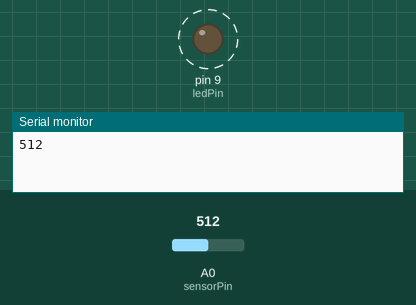
Recording of a sketch running on a simulated Arduino Uno, built with avr-gcc and run on an emulated ATmega328P. On the bench: output pins drawn as LEDs (lit = HIGH), the last lines printed to the serial monitor. Dashed ring = blinking. The test bench sets the inputs (shaded band); at power-on: A0 (sensorPin) = 512.

Above: at 2.3 s.
2.4 s: A0 (sensorPin) set to 122
At 3.85 s:
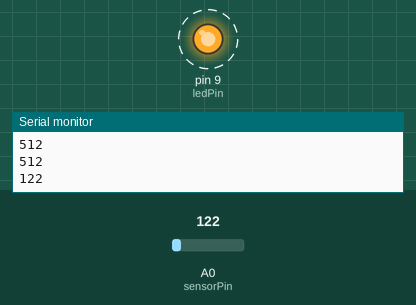
5.9 s: A0 (sensorPin) set to 0
At 6.9 s:
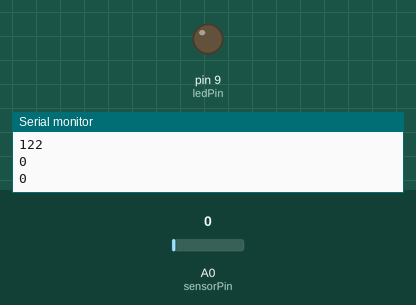
Timing chart, 0 to 8.9 s (numbered marks = the images above; inputs shaded):
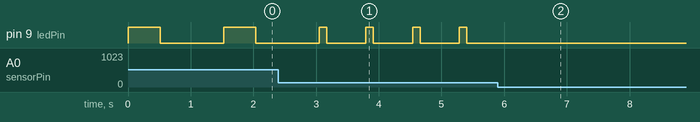

Measured:
- after the input at 2.4 s, pin 9 (ledPin): alternates HIGH for 0.12 s and LOW for 0.62 s, starting after 0.77 s
- after the input at 5.9 s, pin 9 (ledPin): stops changing and stays LOW
- by itself, pin 9 (ledPin): alternates HIGH for 0.51 s and LOW for 1.0 s

The sketch:

cambienanhsang.ino
```cpp
/*
  Analog Input Photoresistor
*/

int sensorPin = A0;    // select the input pin for the potentiometer
int ledPin = 9;      // select the pin for the LED
int sensorValue = 0;  // variable to store the value coming from the sensor

void setup() {
  // declare the ledPin as an OUTPUT:
  pinMode(ledPin, OUTPUT);

  Serial.begin(9600);
}

void loop() {
  // read the value from the sensor:
  sensorValue = map(sensorValue, 60, 130, 50,1000);
  sensorValue = analogRead(sensorPin);
  // turn the ledPin on
  digitalWrite(ledPin, HIGH);
  // stop the program for <sensorValue> milliseconds:
  delay(sensorValue);
  // turn the ledPin off:
  digitalWrite(ledPin, LOW);
  // stop the program for for <sensorValue> milliseconds:
  delay(sensorValue);
  Serial.println(sensorValue);
  delay(500);
}
```
